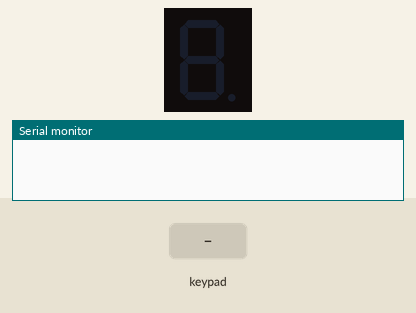
Recording of a sketch running on a simulated Arduino Uno, built with avr-gcc and run on an emulated ATmega328P. On the bench: 1-digit seven-segment display, the last lines printed to the serial monitor. Wiring (inferred from the names in the program): 1-digit 7-segment display, segments lit when HIGH: segments pin 17, pin 16, pin 15, pin 14, pin 13, pin 12, pin 11. The test bench sets the inputs (shaded band). The segment pins are drawn as the display they are named for.

Above: at 1.2 s.
1.3 s: keypad keys 2 3 4 5 pressed 0.4 s apart
At 4.0 s:
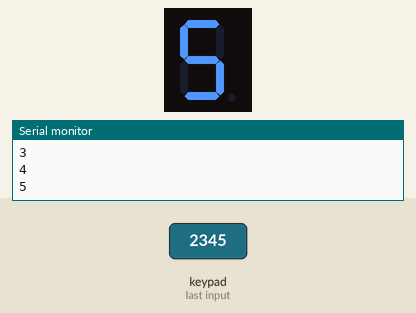
4.4 s: key 'C' pressed
At 5.6 s:
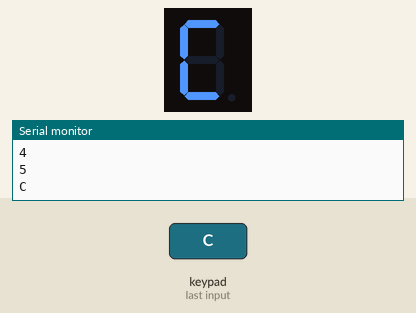
5.9 s: key 'D' pressed
At 6.9 s:
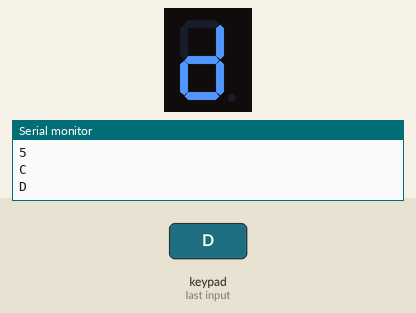
7.4 s: keypad keys 2 3 4 5 A pressed 0.4 s apart
At 10.1 s:
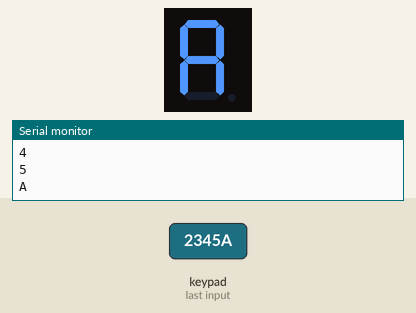
10.9 s: key 'E' pressed
At 11.9 s:
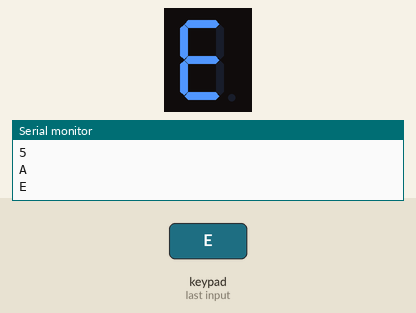
12.4 s: key 'B' pressed
At 13.0 s:
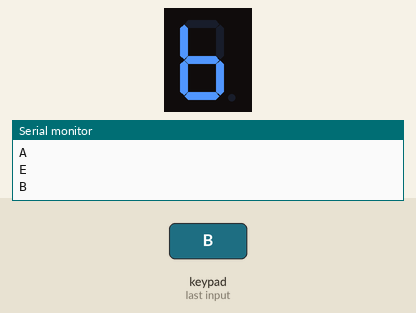
Timing chart, 0 to 14.9 s (numbered marks = the images above; inputs shaded):
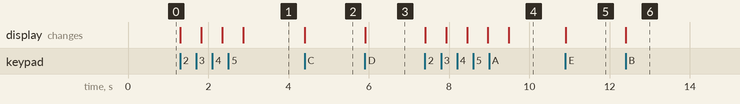

Measured:
- after the input at 1.3 s, the display: first changes at once (image 1 shows a later state)
- after the input at 4.4 s, the display: changes at once (image 2)
- after the input at 5.9 s, the display: changes at once (image 3)
- after the input at 7.4 s, the display: first changes at once (image 4 shows a later state)
- after the input at 10.9 s, the display: changes at once (image 5)
- after the input at 12.4 s, the display: changes at once (image 6)

The sketch:

05051080_Lab05.ino
```cpp
#include<Keypad.h>
int seg7[]={17,16,15,14,13,12,11};
char ch;
//共陰七段顯示器編碼表
char TAB[]={0x3F,0x06,0x5B,0x4F,0x66,0x6D,0x7D,0x27,0x7F,0x67};
// 0 1 2 3 4 5 6 7 8 9
char bbb[]={0x77,0x7C,0x39,0x5E,0x79,0x71};
// A B C D E F
int i,j;
byte no=0;
const byte ROWS = 4; // 4 Rows
const byte COLS = 4; // 4 Columns
// 定義 Keypad 的按鍵
char keys[ROWS][COLS] = {
{'0','4','8','C'},
{'1','5','9','D'},
{'2','6','A','E'},
{'3','7','B','F'}
};
// 定義 Keypad 連到 Arduino 的接腳
byte rowPins[ROWS] = {2, 3, 4 ,5};
// 連到 Keypad 的 4 個 Rows
byte colPins[COLS] = {6 ,7 ,8 ,9};
// 連到 Keypad 的 4 個 Columns
// 建立 Keypad 物件
Keypad keypad =
Keypad( makeKeymap(keys), rowPins,colPins, ROWS, COLS );
void setup() {
// put your setup code here, to run once:
for(i=0;i<7;i++){
pinMode(seg7[i],OUTPUT);
}
Serial.begin(9600);
}
void loop(){
char key = keypad.getKey(); // 讀取 Keypad的輸入
if (key != NO_KEY){
Serial.println(key);
if(key>='0'&&key<='9')
{
no=key-'0';//將ASCII值轉成數值no

OutPort(TAB[no]);
delay(500);

}

if(key>='A'&&key<='F')
{
no=key-'A';

OutPort(bbb[no]);
delay(500);

}

}
}
void OutPort(byte dat){
for(j=0;j<7;j++){
if(dat%2==1)
digitalWrite(seg7[j],HIGH);
else
digitalWrite(seg7[j],LOW);
dat=dat/2;
}
}
```
